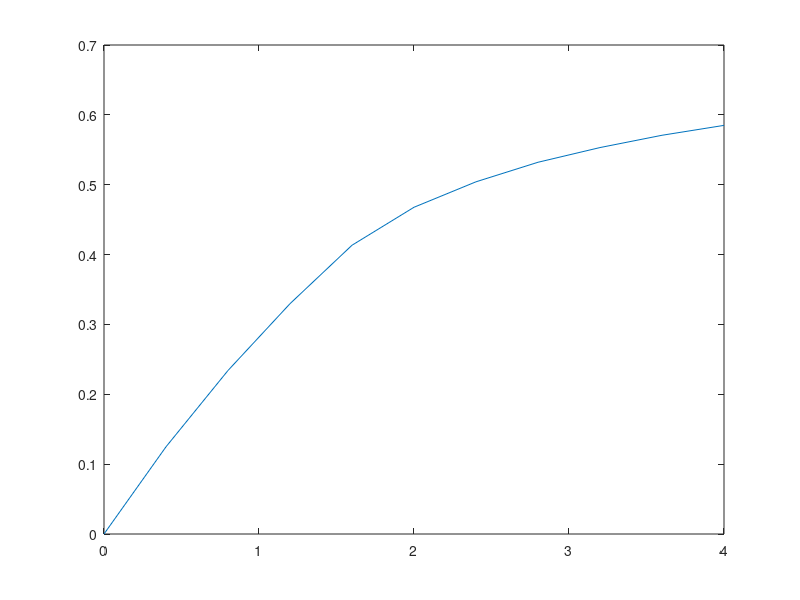
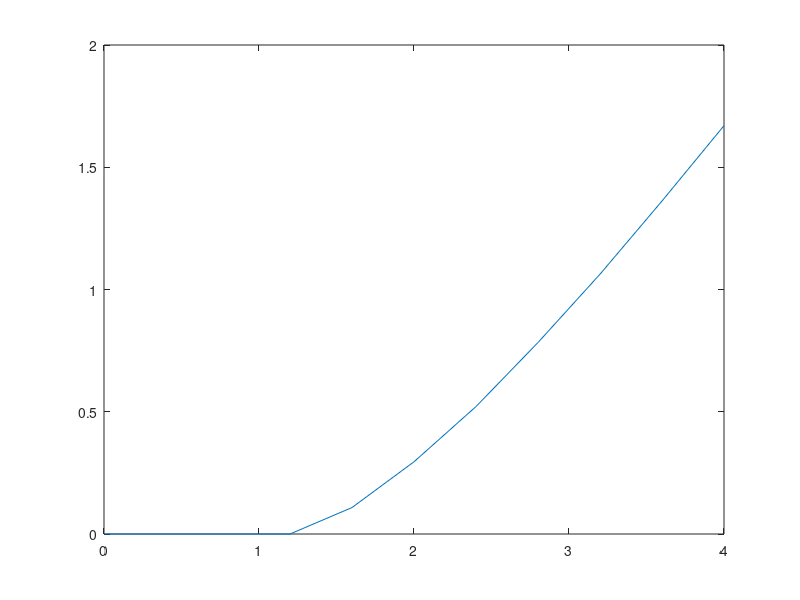
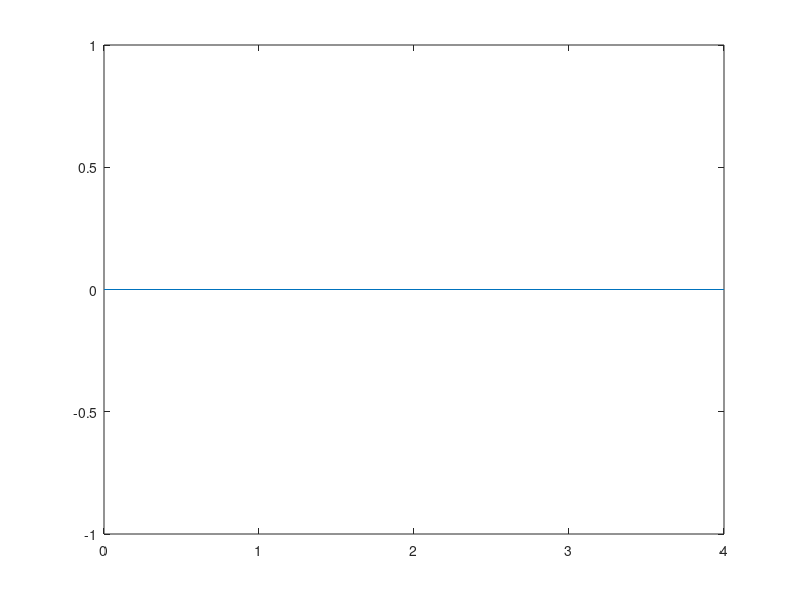
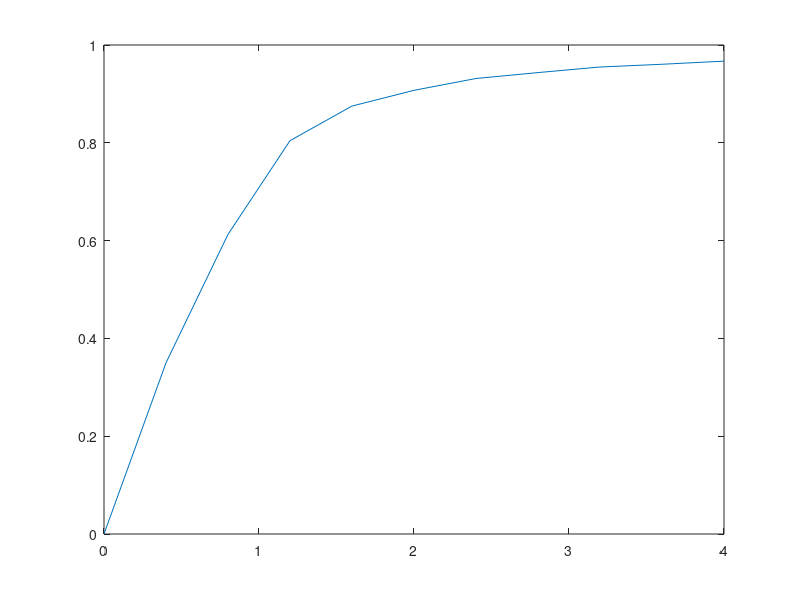

MATLAB code to generate these figures, in order:
%-------------------------------------------
%-------------------------------------------
% Single Spring Displacement Control
% Hemivariational Elasto-Damage Model
% Newton-Raphson Solver with Penalty Formulation
clear; clc;
%-------------------------------------------
%-------------------------------------------
k=1;
Bt = 3;
kd = 8;
st = 1;
sc = st;
ubar = 4;
Kp = 1E9*k;
N = 10;
% Initial State (disp-damage-plastic/tension-plastic/comp)
u0 = [0, 0, 0, 0];
u1 = [0, 0, 0, 0];
% Storage
U = zeros(N+1,4);
F = zeros(N+1,1);
enorm = 1;
TOL = 1E-18;
count = 0;
for i=1:N
    % Displacement Step
    ui = (i/N)*ubar;
    while enorm > TOL
        u1(1) = (1/(k*(1-u0(2))+Kp))*(Kp*ui+(k*(1-u0(2)))*(u0(3)-u0(4)));
        u1(2) = 1-exp(-(u0(1)-u0(3)+u0(4))/Bt);
        u1(3) = (-st/(k*(1-u0(2))))+u0(1)+u0(4);
        u1(4) = (-sc/(k*(1-u0(2))))-u0(1)+u0(3);
        if u1(2)<=u0(2)
            u1(2) = u0(2);
        end
        if u1(3)<=u0(3)
            u1(3) = u0(3);
        end
        if u1(4)<=u0(4)
            u1(4) = u0(4);
        end
        if u1(2) >= 1
            u1(2) = 0.99;
        end
        enorm = norm(u1-u0)
        count = count + 1;
        u0 = u1;
    end
    U(i+1,:) = [u0(1), u0(2), u0(3), u0(4)];
    F(i+1) = k*(1-u0(2))*(u0(1)-u0(3)+u0(4));
    enorm = 1;
end
figure;
plot(U(:,1),U(:,2));
figure;
plot(U(:,1),U(:,3));
figure;
plot(U(:,1),U(:,4));
figure;
plot(U(:,1),F);